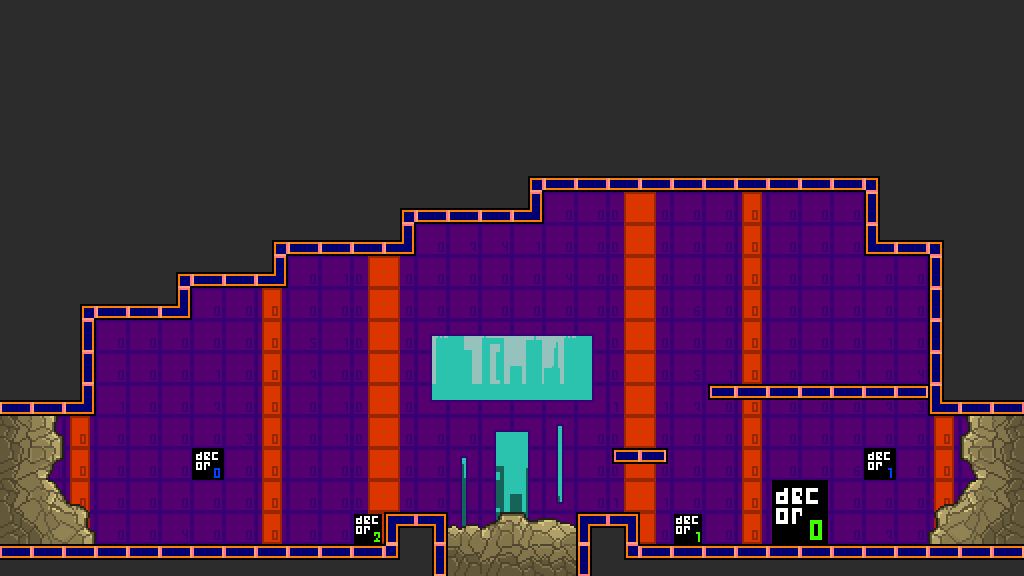

This game map was drawn from its Tiled (.tmx) file and the tilesets committed beside it. A one-line description and the trimmed map source follow:
An orthogonal 32x18 tile map with 32x32 px tiles, 12 tile layers (Sky, Sky2, Background, CollisionLayer, ...) and 5 objects.

<map version="1.0" orientation="orthogonal" width="32" height="18" tilewidth="32" tileheight="32">
 <tileset firstgid="1" name="generalSprite" tilewidth="32" tileheight="32">
  <image source="generalSprite.png" width="128" height="1184" />
  <tile id="60">
   <properties>
    <property name="tileType" value="empty" />
   </properties>
  </tile>
 </tileset>
 <layer name="Sky" width="32" height="18">
  <data>[576 cells, 17 non-empty, 1 distinct tile ids]</data>
 </layer>
 <layer name="Sky2" width="32" height="18">
  <data>[576 cells, 69 non-empty, 18 distinct tile ids]</data>
 </layer>
 <layer name="Background" width="32" height="18">
  <data>[576 cells, 324 non-empty, 25 distinct tile ids]</data>
 </layer>
 <layer name="CollisionLayer" width="32" height="18">
  <data>[576 cells, 576 non-empty, 14 distinct tile ids]</data>
 </layer>
 <layer name="DamagingLayer" width="32" height="18">
  <data>[576 cells, 576 non-empty, 1 distinct tile ids]</data>
 </layer>
 <layer name="DecorLayer" width="32" height="18">
  <data>[576 cells, 576 non-empty, 9 distinct tile ids]</data>
 </layer>
 <layer name="LadderLayer" width="32" height="18">
  <data>[576 cells, 576 non-empty, 1 distinct tile ids]</data>
 </layer>
 <layer name="PlatformLayer" width="32" height="18">
  <data>[576 cells, 576 non-empty, 4 distinct tile ids]</data>
 </layer>
 <layer name="UpBlockingLayer" width="32" height="18">
  <data>[576 cells, 576 non-empty, 1 distinct tile ids]</data>
 </layer>
 <layer name="DownBlockingLayer" width="32" height="18">
  <data>[576 cells, 576 non-empty, 9 distinct tile ids]</data>
 </layer>
 <layer name="LeftBlockingLayer" width="32" height="18">
  <data>[576 cells, 576 non-empty, 11 distinct tile ids]</data>
 </layer>
 <layer name="RightBlockingLayer" width="32" height="18">
  <data>[576 cells, 576 non-empty, 11 distinct tile ids]</data>
 </layer>
 <objectgroup name="EnemySpawnLayer" width="32" height="18">
  <object x="160" y="448" width="32" height="32" />
  <object x="288" y="384" width="32" height="32" />
 </objectgroup>
 <objectgroup name="PlayerSpawnLayer" width="32" height="18">
  <object x="800" y="288" width="64" height="96" />
 </objectgroup>
 <objectgroup name="SwitchSpawnLayer" width="32" height="18">
  <object x="576" y="352" width="32" height="32" />
 </objectgroup>
 <objectgroup name="ChestSpawnLayer" width="32" height="18">
  <object x="672" y="352" width="32" height="32" />
 </objectgroup>
</map>
